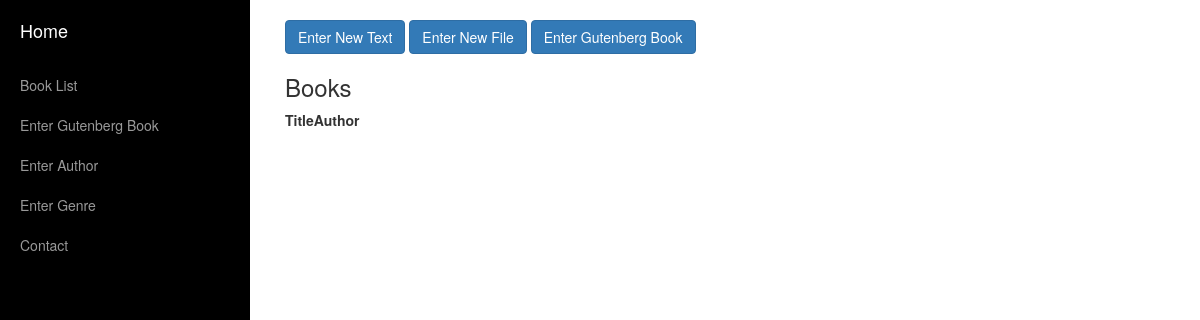
/books/, run on an earlier commit of the app's database.
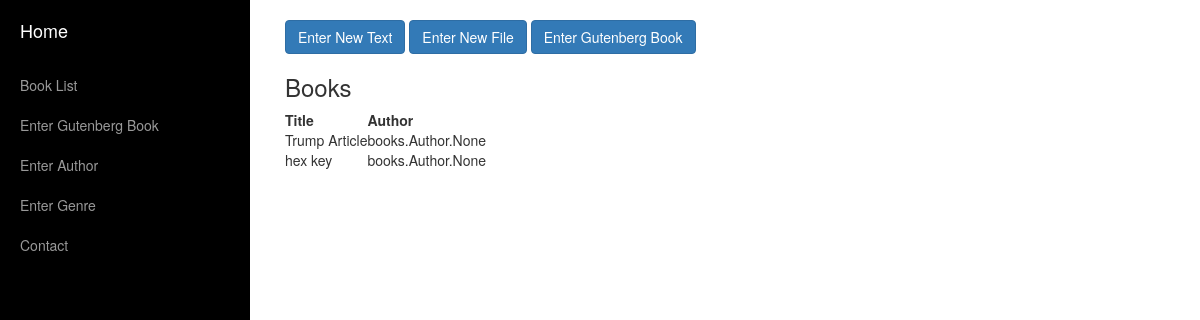
And on a later commit of the database.
### books/models.py (models this page shows, shortened)
class Text(models.Model):
    is_broken_up = models.BooleanField(default=False)
    regex = models.CharField(max_length=200, null=True, blank=True)
    title = models.CharField(max_length=200, null=False)
    author = models.ManyToManyField(Author, null=True, blank=True)

class InputText(Text):
    words = models.TextField()

class Text(models.Model):
    is_broken_up = models.BooleanField(default=False)
    regex = models.CharField(max_length=200, null=True, blank=True)
    title = models.CharField(max_length=200, null=False)
    author = models.ManyToManyField(Author, null=True, blank=True)

class FileText(Text):
    words = models.FileField()
    is_gutenberg = models.BooleanField()

### books/views.py (the view)
# urls.py: url(r'^books/$', TextListView.as_view(), name='books'),
class TextListView(ListView):
    template_name = 'book_list.html'
    queryset = list(chain(InputText.objects.all(), FileText.objects.all())) #may require custom model manager
    context_object_name = 'books'

### templates/book_list.html
{% extends 'index.html' %}
{% block body %}
    {% block book_forms %}
        <div>
            <a href={% url 'book_urls:add_input' %}><button type = "button" class = "btn btn-primary">Enter New Text</button></a>
            <a href={% url 'book_urls:add_file' %}><button type = "button" class = "btn btn-primary">Enter New File</button></a>
            <a href={% url 'book_urls:add_id' %}><button type = "button" class = "btn btn-primary">Enter Gutenberg Book</button></a>
        </div>
    {% endblock %}
    {% block book_list %}
    <h3> Books</h3>
    <table>
    <tr>
        <th>Title</th>
        <th>Author</th>
    </tr>
    {% for book in books %}
        <tr>
        <td> {{ book.title }} </td>
        <td> {{ book.author }}</td>
        </tr>
    {% endfor %}
    </table>
    {% endblock %}
{% endblock %}

### templates/index.html (shortened to what this page needs)
<!DOCTYPE html>
<html lang="en" xmlns="http://www.w3.org/1999/html">
<head>
    <link href="../static/css/bootstrap.min.css" rel="stylesheet">
    <link href="../static/css/simple-sidebar.css" rel="stylesheet">
    {%  load static %}
</head>
<body>
    <div id="wrapper">
        <div id="sidebar-wrapper">
            <ul class="sidebar-nav">
                <li class="sidebar-brand">
                    <a href={% url 'book_urls:index' %}>Home</a>
                </li>
                <li>
                    <a href={% url 'book_urls:books' %}>Book List</a>
                </li>
                <li>
                    <a href={% url 'book_urls:add_id' %}>Enter Gutenberg Book</a>
                </li>
                <li>
                    <a href={% url 'book_urls:add_author' %}>Enter Author</a>
                </li>
                <li>
                    <a href={% url 'book_urls:add_genre' %}>Enter Genre</a>
                </li>
                <li>
                    <a href="#">Contact</a>
                </li>
            </ul>
        </div>
        <div id="page-content-wrapper">
            <div class="container-fluid">
                <div class="row">
                    <div class="col-lg-12">
                        {%  block body %}{% endblock %}
                    </div>
                </div>
            </div>
        </div>
    </div>
</body>
</html>

### static/css/simple-sidebar.css (style rules this page uses)
body { overflow-x: hidden; }
#wrapper { padding-left: 0; -webkit-transition: all 0.5s ease; -moz-transition: all 0.5s ease; -o-transition: all 0.5s ease; transition: all 0.5s ease; }
#sidebar-wrapper { z-index: 1000; position: fixed; left: 250px; width: 0; height: 100%; margin-left: -250px; overflow-y: auto; background: #000; -webkit-transition: all 0.5s ease; -moz-transition: all 0.5s ease; -o-transition: all 0.5s ease; transition: all 0.5s ease; }
#page-content-wrapper { width: 100%; position: absolute; padding: 15px; }
.sidebar-nav { position: absolute; top: 0; width: 250px; margin: 0; padding: 0; list-style: none; }
.sidebar-nav li { text-indent: 20px; line-height: 40px; }
.sidebar-nav li a { display: block; text-decoration: none; color: #999999; }
.sidebar-nav > .sidebar-brand { height: 65px; font-size: 18px; line-height: 60px; }
.sidebar-nav > .sidebar-brand a { color: #999999; }
@media (min-width:768px) { #wrapper { padding-left: 250px; } }
@media (min-width:768px) { #sidebar-wrapper { width: 250px; } }
@media (min-width:768px) { #page-content-wrapper { padding: 20px; position: relative; } }

What changed in the data, as far as the page shows it:
added InputText: title "Trump Article", author "books.Author.None"
added FileText: title "hex key", author "books.Author.None"
